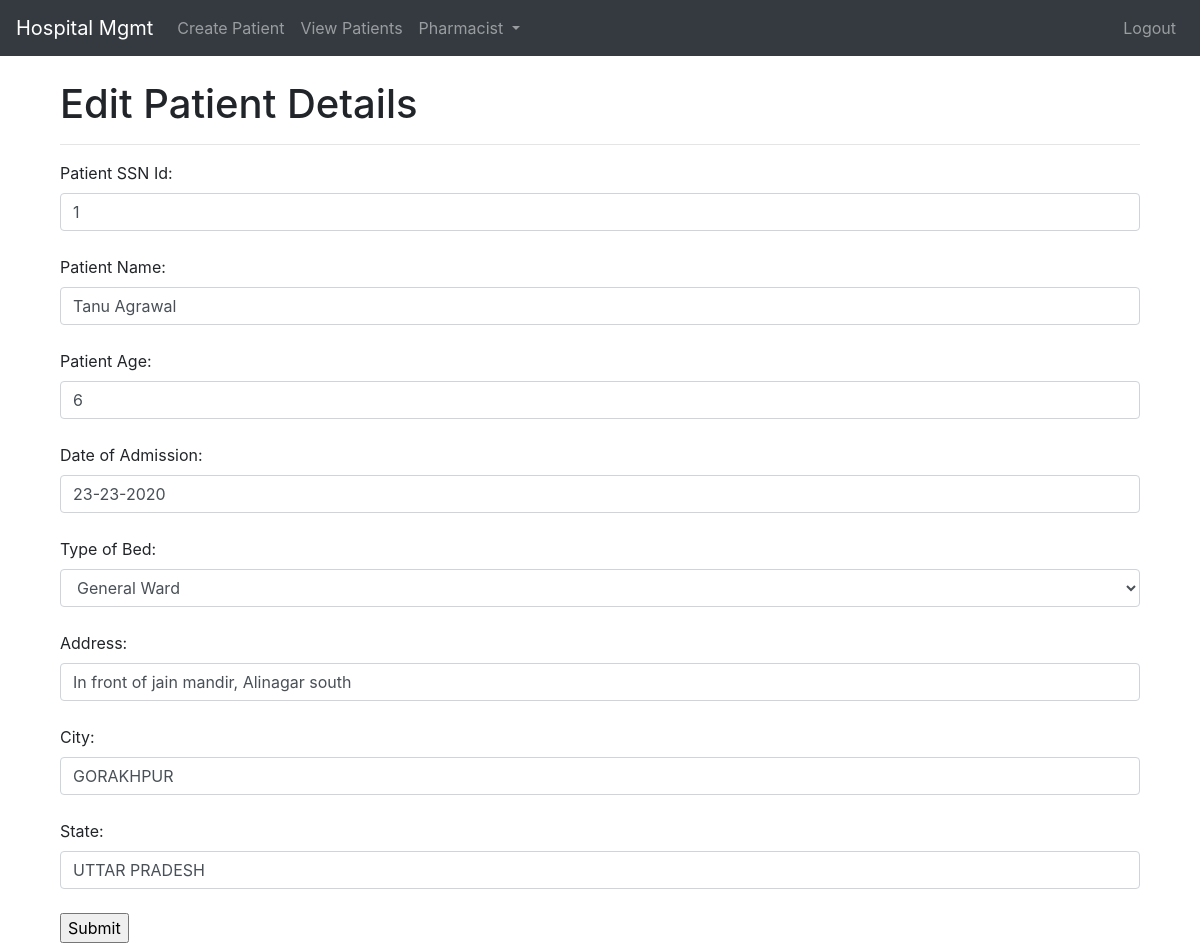
Screenshot of /update/1 with the database file from the repository.
### models.py (models this page shows, shortened)
class Patient(db.Model):
    id = db.Column(db.Integer, primary_key=True)
    ssnId = db.Column(db.Integer, nullable=False)
    name = db.Column(db.String(20), nullable=False)
    age = db.Column(db.Integer, nullable=False)
    admissionDate = db.Column(db.String(10), nullable=False)
    bedType = db.Column(db.String(20), nullable=False)
    address = db.Column(db.String(30), nullable=False)
    city = db.Column(db.String(20), nullable=False)
    state = db.Column(db.String(20), nullable=False)
    status = db.Column(db.String(20), nullable=False, default="Active")

### views/deskExec.py (the view)
@deskExec.route('/update/<int:id>', methods=['GET', 'POST'])
def update(id):
    patient = Patient.query.get_or_404(id)
    if request.method == 'POST':
        patient.ssnId = request.form['ssnId']
        patient.name = request.form['name']
        patient.age = request.form['age']
        patient.admissionDate = request.form['admissionDate']
        patient.bedType = request.form['bedType']
        patient.address = request.form['address']
        patient.city = request.form['city']
        patient.state = request.form['state']
        db.session.commit()
        return redirect('/patients')
    else:
        return render_template('deskExec/update.html', patient=patient)

### models.py (called while the page is built)
@event.listens_for(Engine, "connect")
def set_sqlite_pragma(dbapi_connection, connection_record):
    cursor = dbapi_connection.cursor()
    cursor.execute("PRAGMA foreign_keys=ON")
    cursor.close()

### templates/deskExec/update.html (shortened to what this page needs)
{% extends 'base.html' %}
{% block body %}
<div class="container">
<h1>Edit Patient Details</h1>
    <hr>
    <form action='/update/{{patient.id}}' method='POST'>
        <label for="ssnId">Patient SSN Id:</label>
        <input class="form-control" type="text" name='ssnId' id='ssnId' value="{{patient.ssnId}}">
        <br>
        <label for="name">Patient Name:</label>
        <input class="form-control" type="text" name='name' id='name' value="{{patient.name}}">
        <br>
        <label for="age">Patient Age:</label>
        <input class="form-control" type="number" name='age' id='age' value="{{patient.age}}">
        <br>
        <label for="admissionDate">Date of Admission:</label>
        <input class="form-control" type="text" name='admissionDate' id='admissionDate' value="{{patient.admissionDate}}">
        <br>
        <label for="bedType">Type of Bed:</label>
        <select class="form-control" id="bedType" name="bedType">
            <option value="General Ward">General Ward</option>
        </select>
        <br>
        <label for="address">Address:</label>
        <input class="form-control" type="text" name='address' id='address' value="{{patient.address}}">
        <br>
        <label for="city">City:</label>
        <input class="form-control" type="text" name='city' id='city' value="{{patient.city}}">
        <br>
        <label for="state">State:</label>
        <input class="form-control" type="text" name='state' id='state' value="{{patient.state}}">
        <br>
        <input type='submit' value='Submit'>
    </form>
</div>
{% endblock %}

### rows the page displays
Patient: ssnId "1", name "Tanu Agrawal", age "6", admissionDate "23-23-2020", address "In front of jain mandir, Alinagar south", city "GORAKHPUR", state "UTTAR PRADESH"
